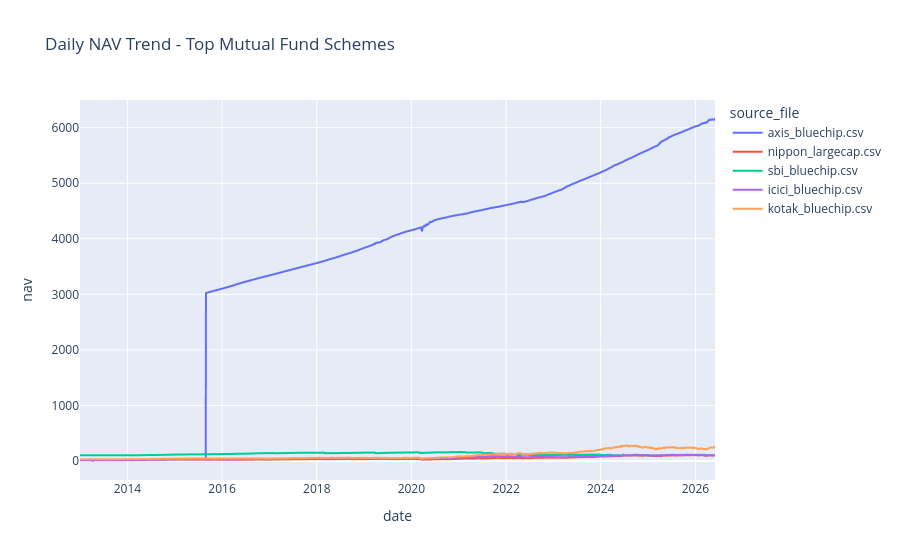

Notebook code for this chart:
### Code cell
fig = px.line(
    nav_top,
    x="date",
    y="nav",
    color="source_file",
    title="Daily NAV Trend - Top Mutual Fund Schemes"
)

fig.show()

### Figure 1 — Plotly figure (JSON) as saved in the notebook; plotly's stock layout.template omitted (floating-point values rounded to 4 significant figures; data arrays with more than 128 entries replaced by an {"elided": "..."} marker saying what was removed)
{"data": [{"hovertemplate": "source_file=axis_bluechip.csv<br>date=%{x}<br>nav=%{y}<extra></extra>", "legendgroup": "axis_bluechip.csv", "line": {"color": "#636efa", "dash": "solid"}, "marker": {"symbol": "circle"}, "mode": "lines", "name": "axis_bluechip.csv", "showlegend": true, "type": "scattergl", "x": {"elided": "3565 str values"}, "xaxis": "x", "y": {"elided": "3565 float values"}, "yaxis": "y"}, {"hovertemplate": "source_file=nippon_largecap.csv<br>date=%{x}<br>nav=%{y}<extra></extra>", "legendgroup": "nippon_largecap.csv", "line": {"color": "#EF553B", "dash": "solid"}, "marker": {"symbol": "circle"}, "mode": "lines", "name": "nippon_largecap.csv", "showlegend": true, "type": "scattergl", "x": {"elided": "3298 str values"}, "xaxis": "x", "y": {"elided": "3298 float values"}, "yaxis": "y"}, {"hovertemplate": "source_file=sbi_bluechip.csv<br>date=%{x}<br>nav=%{y}<extra></extra>", "legendgroup": "sbi_bluechip.csv", "line": {"color": "#00cc96", "dash": "solid"}, "marker": {"symbol": "circle"}, "mode": "lines", "name": "sbi_bluechip.csv", "showlegend": true, "type": "scattergl", "x": {"elided": "3236 str values"}, "xaxis": "x", "y": {"elided": "3236 float values"}, "yaxis": "y"}, {"hovertemplate": "source_file=icici_bluechip.csv<br>date=%{x}<br>nav=%{y}<extra></extra>", "legendgroup": "icici_bluechip.csv", "line": {"color": "#ab63fa", "dash": "solid"}, "marker": {"symbol": "circle"}, "mode": "lines", "name": "icici_bluechip.csv", "showlegend": true, "type": "scattergl", "x": {"elided": "3307 str values"}, "xaxis": "x", "y": {"elided": "3307 float values"}, "yaxis": "y"}, {"hovertemplate": "source_file=kotak_bluechip.csv<br>date=%{x}<br>nav=%{y}<extra></extra>", "legendgroup": "kotak_bluechip.csv", "line": {"color": "#FFA15A", "dash": "solid"}, "marker": {"symbol": "circle"}, "mode": "lines", "name": "kotak_bluechip.csv", "showlegend": true, "type": "scattergl", "x": {"elided": "3301 str values"}, "xaxis": "x", "y": {"elided": "3301 float values"}, "yaxis": "y"}], "layout": {"legend": {"title": {"text": "source_file"}, "tracegroupgap": 0}, "title": {"text": "Daily NAV Trend - Top Mutual Fund Schemes"}, "xaxis": {"anchor": "y", "domain": [0, 1], "title": {"text": "date"}}, "yaxis": {"anchor": "x", "domain": [0, 1], "title": {"text": "nav"}}}}
